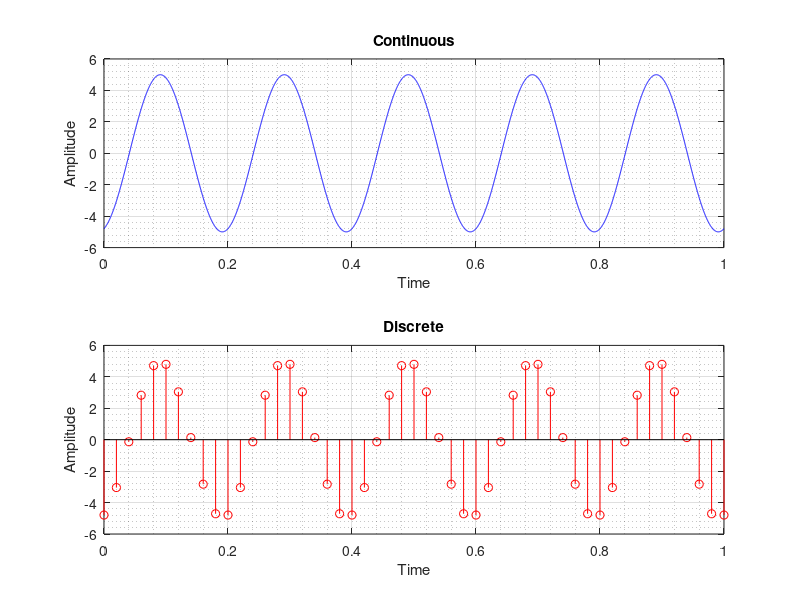

Source code (MATLAB):
% Program to generate Sine wave signal of given amplitude, frequency and phase change
clc; clear all;

% Inputs :
amp = input('Amplitude : ');
freq = input('Frequency (Hz) : ');
phase = input('Phase Change (radians) : ');

t = 0:0.001/freq:5/freq; % Time, Sampled 100 times in a period for 5 time periods
f = amp*sin(2*pi*freq*t + phase); % Sine function, input : radians

figure('Name','Sine Wave','NumberTitle','off','Color','w')
subplot(2,1,1);
plot(t,f,'b'), grid on, grid minor % continuous line 2D plot
title('Continuous')
xlabel('Time')
ylabel('Amplitude')

t = 0:0.1/freq:5/freq; % Time, Sampled 10 times in a time period for 5 time periods
f = amp*sin(2*pi*freq*t + phase); % Sine function, input : radians

subplot(2,1,2);
stem(t,f,'r'), grid on, grid minor % discrete data 2D plot
title('Discrete')
xlabel('Time')
ylabel('Amplitude')

print('-clipboard','-dbitmap')
